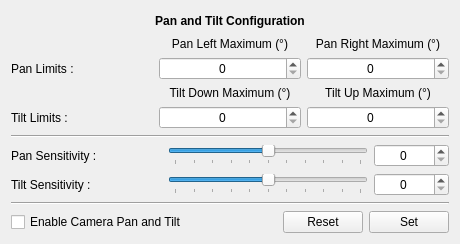
            <widget class="QWidget" name="pan_and_tilt_page">
             <property name="geometry">
              <rect>
               <x>0</x>
               <y>0</y>
               <width>460</width>
               <height>244</height>
              </rect>
             </property>
             <attribute name="label">
              <string>Camera Pan and Tilt Settings</string>
             </attribute>
             <layout class="QGridLayout" name="gridLayout_9">
              <item row="0" column="0">
               <layout class="QVBoxLayout" name="pantiltwholeverticalLayout">
                <item>
                 <widget class="QLabel" name="label_62">
                  <property name="text">
                   <string>&lt;html&gt;&lt;head/&gt;&lt;body&gt;&lt;p&gt;&lt;span style=&quot; font-weight:600;&quot;&gt;Pan and Tilt Configuration&lt;/span&gt;&lt;/p&gt;&lt;/body&gt;&lt;/html&gt;</string>
                  </property>
                  <property name="alignment">
                   <set>Qt::AlignCenter</set>
                  </property>
                 </widget>
                </item>
                <item>
                 <layout class="QGridLayout" name="gridLayout_8">
                  <item row="3" column="1">
                   <widget class="QSpinBox" name="tiltDownSpinBox">
                    <property name="maximumSize">
                     <size>
                      <width>150</width>
                      <height>16777215</height>
                     </size>
                    </property>
                    <property name="alignment">
                     <set>Qt::AlignCenter</set>
                    </property>
                   </widget>
                  </item>
                  <item row="1" column="1">
                   <widget class="QSpinBox" name="panLeftSpinBox">
                    <property name="maximumSize">
                     <size>
                      <width>150</width>
                      <height>16777215</height>
                     </size>
                    </property>
                    <property name="alignment">
                     <set>Qt::AlignCenter</set>
                    </property>
                   </widget>
                  </item>
                  <item row="3" column="2">
                   <widget class="QSpinBox" name="tiltUpSpinBox">
                    <property name="maximumSize">
                     <size>
                      <width>150</width>
                      <height>16777215</height>
                     </size>
                    </property>
                    <property name="alignment">
                     <set>Qt::AlignCenter</set>
                    </property>
                   </widget>
                  </item>
                  <item row="1" column="2">
                   <widget class="QSpinBox" name="panRightSpinBox">
                    <property name="maximumSize">
                     <size>
                      <width>150</width>
                      <height>16777215</height>
                     </size>
                    </property>
                    <property name="alignment">
                     <set>Qt::AlignCenter</set>
                    </property>
                   </widget>
                  </item>
                  <item row="3" column="0">
                   <widget class="QLabel" name="label_64">
                    <property name="text">
                     <string>Tilt Limits :</string>
                    </property>
                   </widget>
                  </item>
                  <item row="1" column="0">
                   <widget class="QLabel" name="label_63">
                    <property name="text">
                     <string>Pan Limits : </string>
                    </property>
                   </widget>
                  </item>
                  <item row="0" column="1">
                   <widget class="QLabel" name="label_65">
                    <property name="text">
                     <string>Pan Left Maximum (°)</string>
                    </property>
                    <property name="alignment">
                     <set>Qt::AlignCenter</set>
                    </property>
                   </widget>
                  </item>
                  <item row="0" column="2">
                   <widget class="QLabel" name="label_66">
                    <property name="text">
                     <string>Pan Right Maximum (°)</string>
                    </property>
                    <property name="alignment">
                     <set>Qt::AlignCenter</set>
                    </property>
                   </widget>
                  </item>
                  <item row="2" column="1">
                   <widget class="QLabel" name="label_73">
                    <property name="text">
                     <string>Tilt Down Maximum (°)</string>
                    </property>
                    <property name="alignment">
                     <set>Qt::AlignCenter</set>
                    </property>
                   </widget>
                  </item>
                  <item row="2" column="2">
                   <widget class="QLabel" name="label_74">
                    <property name="text">
                     <string>Tilt Up Maximum (°)</string>
                    </property>
                    <property name="alignment">
                     <set>Qt::AlignCenter</set>
                    </property>
                   </widget>
                  </item>
                 </layout>
                </item>
                <item>
                 <widget class="Line" name="line_38">
                  <property name="orientation">
                   <enum>Qt::Horizontal</enum>
                  </property>
                 </widget>
                </item>
                <item>
                 <layout class="QHBoxLayout" name="horizontalLayout_24">
                  <item>
                   <widget class="QLabel" name="label_67">
                    <property name="text">
                     <string>Pan Sensitivity : </string>
                    </property>
                   </widget>
                  </item>
                  <item>
                   <widget class="QSlider" name="panSensivitySlider">
                    <property name="maximumSize">
                     <size>
                      <width>200</width>
                      <height>16777215</height>
                     </size>
                    </property>
                    <property name="maximum">
                     <number>10</number>
                    </property>
                    <property name="value">
                     <number>5</number>
                    </property>
                    <property name="orientation">
                     <enum>Qt::Horizontal</enum>
                    </property>
                    <property name="tickPosition">
                     <enum>QSlider::TicksBelow</enum>
                    </property>
                    <property name="tickInterval">
                     <number>1</number>
                    </property>
                   </widget>
                  </item>
                  <item>
                   <widget class="QSpinBox" name="panSensitivitySpinBox">
                    <property name="maximumSize">
                     <size>
                      <width>75</width>
                      <height>16777215</height>
                     </size>
                    </property>
                    <property name="alignment">
                     <set>Qt::AlignCenter</set>
                    </property>
                   </widget>
                  </item>
                 </layout>
                </item>
                <item>
                 <layout class="QHBoxLayout" name="horizontalLayout_25">
                  <item>
                   <widget class="QLabel" name="label_68">
                    <property name="text">
                     <string>Tilt Sensitivity :</string>
                    </property>
                   </widget>
                  </item>
                  <item>
                   <widget class="QSlider" name="tiltSensivitySlider">
                    <property name="maximumSize">
                     <size>
                      <width>200</width>
                      <height>16777215</height>
                     </size>
                    </property>
                    <property name="maximum">
                     <number>10</number>
                    </property>
                    <property name="value">
                     <number>5</number>
                    </property>
                    <property name="orientation">
                     <enum>Qt::Horizontal</enum>
                    </property>
                    <property name="tickPosition">
                     <enum>QSlider::TicksBelow</enum>
                    </property>
                    <property name="tickInterval">
                     <number>1</number>
                    </property>
                   </widget>
                  </item>
                  <item>
                   <widget class="QSpinBox" name="tiltSensivitySpinBox">
                    <property name="maximumSize">
                     <size>
                      <width>75</width>
                      <height>16777215</height>
                     </size>
                    </property>
                    <property name="alignment">
                     <set>Qt::AlignCenter</set>
                    </property>
                   </widget>
                  </item>
                 </layout>
                </item>
                <item>
                 <widget class="Line" name="line_35">
                  <property name="orientation">
                   <enum>Qt::Horizontal</enum>
                  </property>
                 </widget>
                </item>
                <item>
                 <layout class="QHBoxLayout" name="horizontalLayout_26">
                  <item>
                   <widget class="QCheckBox" name="panTiltEnableCheckBox">
                    <property name="text">
                     <string>Enable Camera Pan and Tilt</string>
                    </property>
                   </widget>
                  </item>
                  <item>
                   <spacer name="horizontalSpacer_25">
                    <property name="orientation">
                     <enum>Qt::Horizontal</enum>
                    </property>
                    <property name="sizeHint" stdset="0">
                     <size>
                      <width>40</width>
                      <height>20</height>
                     </size>
                    </property>
                   </spacer>
                  </item>
                  <item>
                   <widget class="QPushButton" name="panTiltResetButton">
                    <property name="text">
                     <string>Reset</string>
                    </property>
                   </widget>
                  </item>
                  <item>
                   <widget class="QPushButton" name="panTiltSetButton">
                    <property name="text">
                     <string>Set</string>
                    </property>
                   </widget>
                  </item>
                 </layout>
                </item>
               </layout>
              </item>
             </layout>
            </widget>
